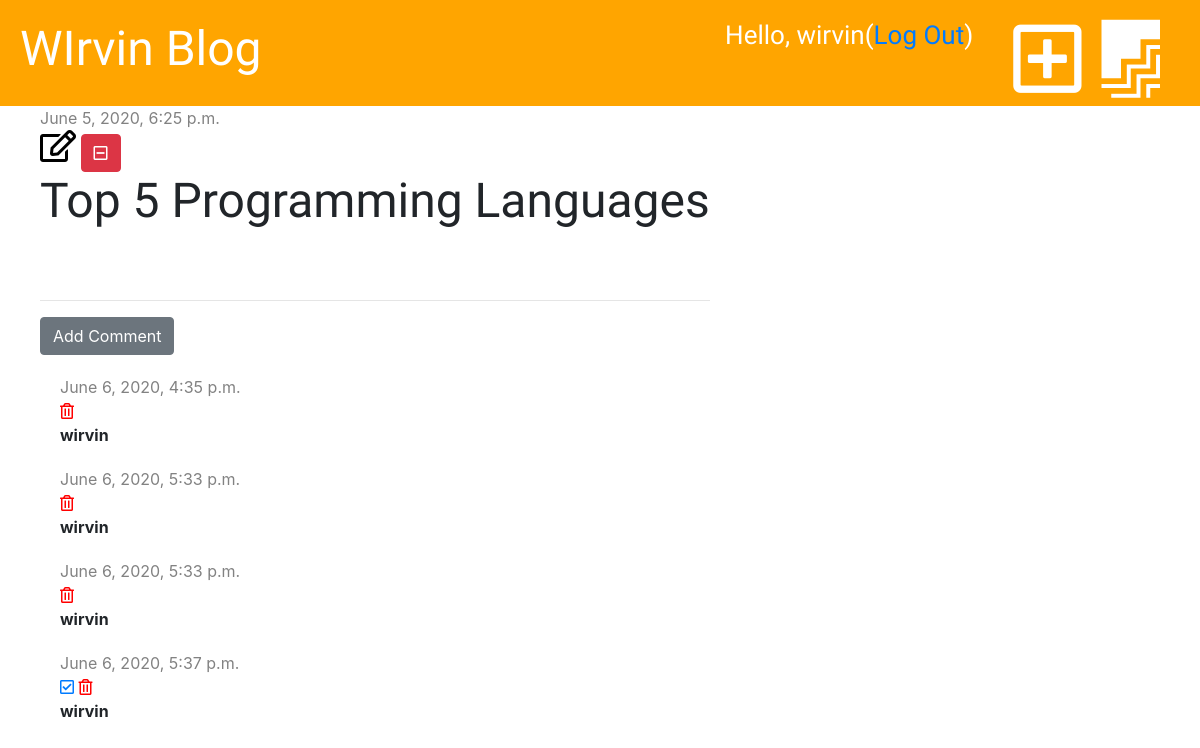
Page /post/2/ (signed in) on the committed database.
### blogpost/models.py (models this page shows, shortened)
class Post(models.Model):
    author = models.ForeignKey('auth.User', on_delete=models.CASCADE)
    title = models.CharField(max_length=200)
    text = models.TextField()
    created_date = models.DateTimeField(default=timezone.now)
    published_date = models.DateTimeField(blank=True, null=True)

class Comment(models.Model):
    post = models.ForeignKey('blogpost.Post', on_delete=models.CASCADE, related_name='comments')
    author = models.CharField(max_length=200)
    created_date = models.DateTimeField(default=timezone.now())
    text = models.TextField()
    approved = models.BooleanField(default=False)

### blogpost/views.py (the view)
# urls.py: path('post/<int:pk>/', views.post_detail, name='post_detail'),
def post_detail(request, pk):
    post = get_object_or_404(Post, pk=pk)
    stuff_for_front_end = {'post': post}
    return render(request, 'blog/post_detail.html', stuff_for_front_end)

### blogpost/templatetags/markdownify.py (called while the page is built)
@register.filter
def markdown(value):
    renderer = HighlightRenderer()
    markdown = mistune.Markdown(renderer=renderer)
    return markdown(value)

### blogpost/templates/blog/post_detail.html (shortened to what this page needs)
{% extends 'blog/base.html' %}
{% load markdownify %}
{% block content %}
    <div class="post">
        {% if post.published_date %}
        <div class="date">
            {{ post.published_date }}
        </div>
        {% else %}
        <a href="{% url 'post_publish' pk=post.pk %}" class="btn btn-primary">Publish</a>
        {% endif %}
        {% if user.is_authenticated %}
            <a href="{% url 'post_edit' pk=post.pk %}"><i class="far fa-edit fa-2x" style="color: black"></i></a>
        {% endif %}
        <a href="{% url 'delete_post' pk=post.pk %}" class="btn btn-danger"
           onclick="return confirm('Are you sure you want to delete this post?')"><i class="far fa-minus-square"></i></a>
        <h1>{{ post.title }}</h1>
    </div>
    <hr>
    <a href="{% url 'add_comment_to_post' pk=post.pk %}" class="btn btn-secondary">Add Comment</a>
    {% for comment in post.comments.all %}
        {% if user.is_authenticated or comment.approved %}
        <div class="comment">
            <div class="date">
                {{ comment.created_date }}
            </div>
            {% if not comment.approved and user.is_superuser %}
                <a href="{% url 'comment_approve' pk=comment.pk %}"><i class="far fa-check-square"></i></a>
            {% endif %}
            {% if user.is_superuser %}
            <a href="{% url 'comment_remove' pk=comment.pk %}"><i class="far fa-trash-alt" style="color: red"></i></a>
            {% endif %}
            <p><strong>{{ comment.author }}</strong></p>
        </div>
        {% endif %}
    {% empty %}
    <p>No Comments Yet...</p>
    {% endfor %}
{% endblock %}

### blogpost/templates/blog/base.html (shortened to what this page needs)
{% load static %}
<!DOCTYPE html>
<html lang="en">
<head>
    <link href="https://stackpath.bootstrapcdn.com/bootstrap/4.5.0/css/bootstrap.min.css" rel="stylesheet">
    <link rel="stylesheet" href="https://pro.fontawesome.com/releases/v5.10.0/css/all.css"/>
    <link rel="stylesheet" href="{% static 'css/blog.css' %}">
    <link rel="stylesheet" href="{% static 'css/zenburn.css' %}">
</head>
<body>
    <div class="page-header">
        {% if user.is_authenticated %}
            <a href="{% url 'post_draft_list' %}" class="top-menu"><i class="fab fa-firstdraft fa-3x"></i></a>
            <a href="{% url 'post_new' %}" class="top-menu"><i class="far fa-plus-square fa-3x"></i></a>
        <h2 class="top-menu">Hello, {{ user.username }}  <small>(<a href="{% url 'logout' %}">Log Out</a>)</small></h2>
        {% else %}
            <a href="{% url 'login' %}" class="top-menu"><i class="fas fa-sign-in-alt fa-3x"></i></a>
        {% endif %}
        <h1><a href="{% url 'post_list' %}">WIrvin Blog</a></h1>
    </div>
    <div class="content container">
        <div class="row">
            <div class="mol-md-8">
                {% block content %}
                {% endblock %}
            </div>
        </div>
    </div>
</body>
</html>

### blogpost/static/css/blog.css (style rules this page uses)
.page-header { background-color: orange; margin: 0; padding: 20px; }
.page-header h1, .page-header h1 a { color: white; font-size: 36pt; text-decoration: none; }
.content { margin-left: 40px; width 100%; }
h1, h2, h3, h4 { font-family: 'Inconsolata', serif; font-size: 48px; }
.date { color: #828282; }
.post { margin-bottom: 70px; }
.page-header .top-menu { color: white; float: right; font-size: 26px; margin-right: 20px; }
.page-header .top-menu small { color: white; float: right; font-size: 26px; margin-right: 20px; }
.comment { margin: 20px 0px 20px 20px; }

### rows in the picture
Post: published_date "June 5, 2020, 6:25 p.m.", title "Top 5 Programming Languages"
Comment: created_date "June 6, 2020, 4:35 p.m.", author "wirvin"
Comment: created_date "June 6, 2020, 5:33 p.m.", author "wirvin"
Comment: created_date "June 6, 2020, 5:33 p.m.", author "wirvin"
Comment: created_date "June 6, 2020, 5:37 p.m.", approved False (drawn), author "wirvin"

### other values in the picture
{{ user.username }} "wirvin"
